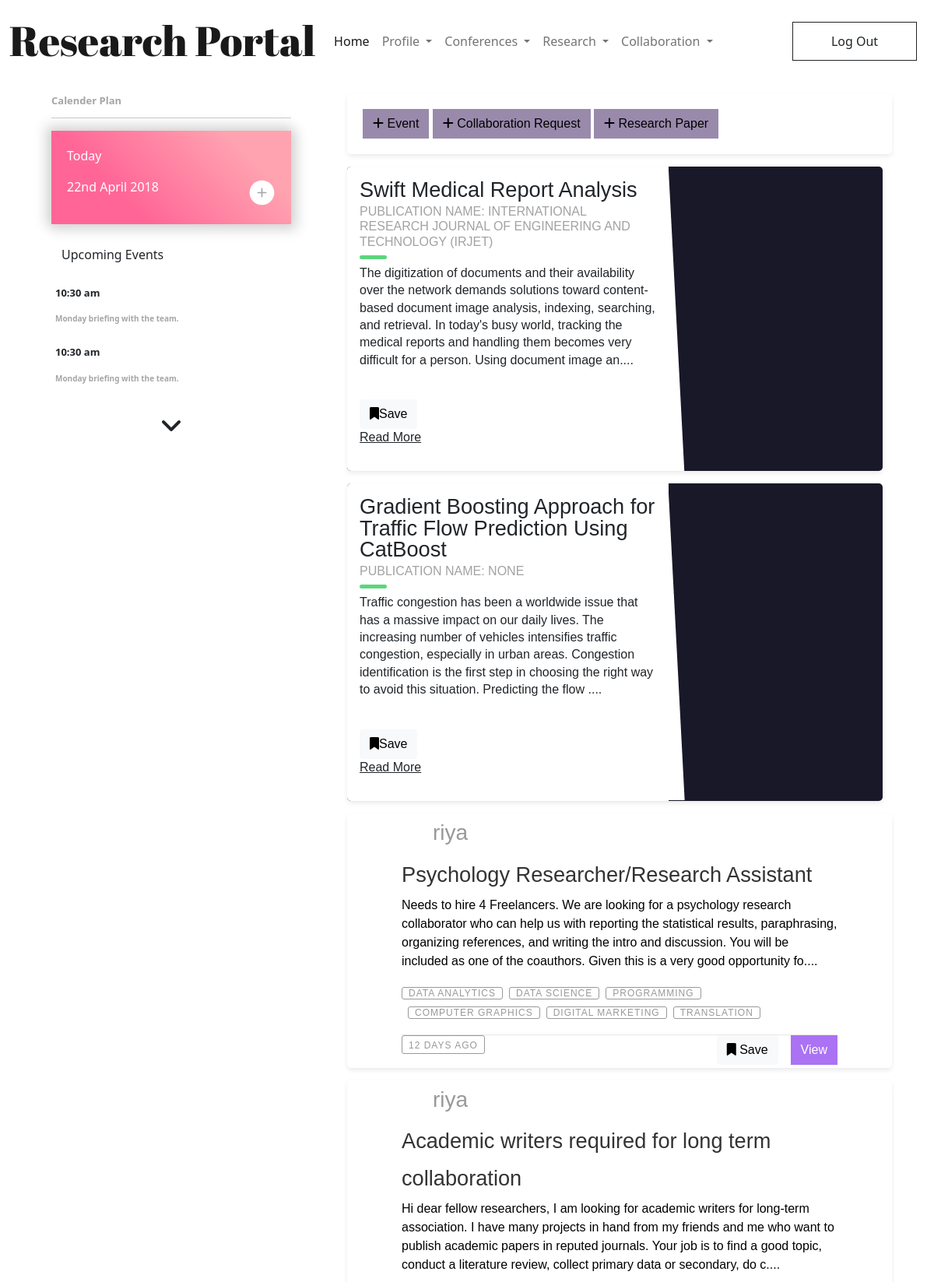
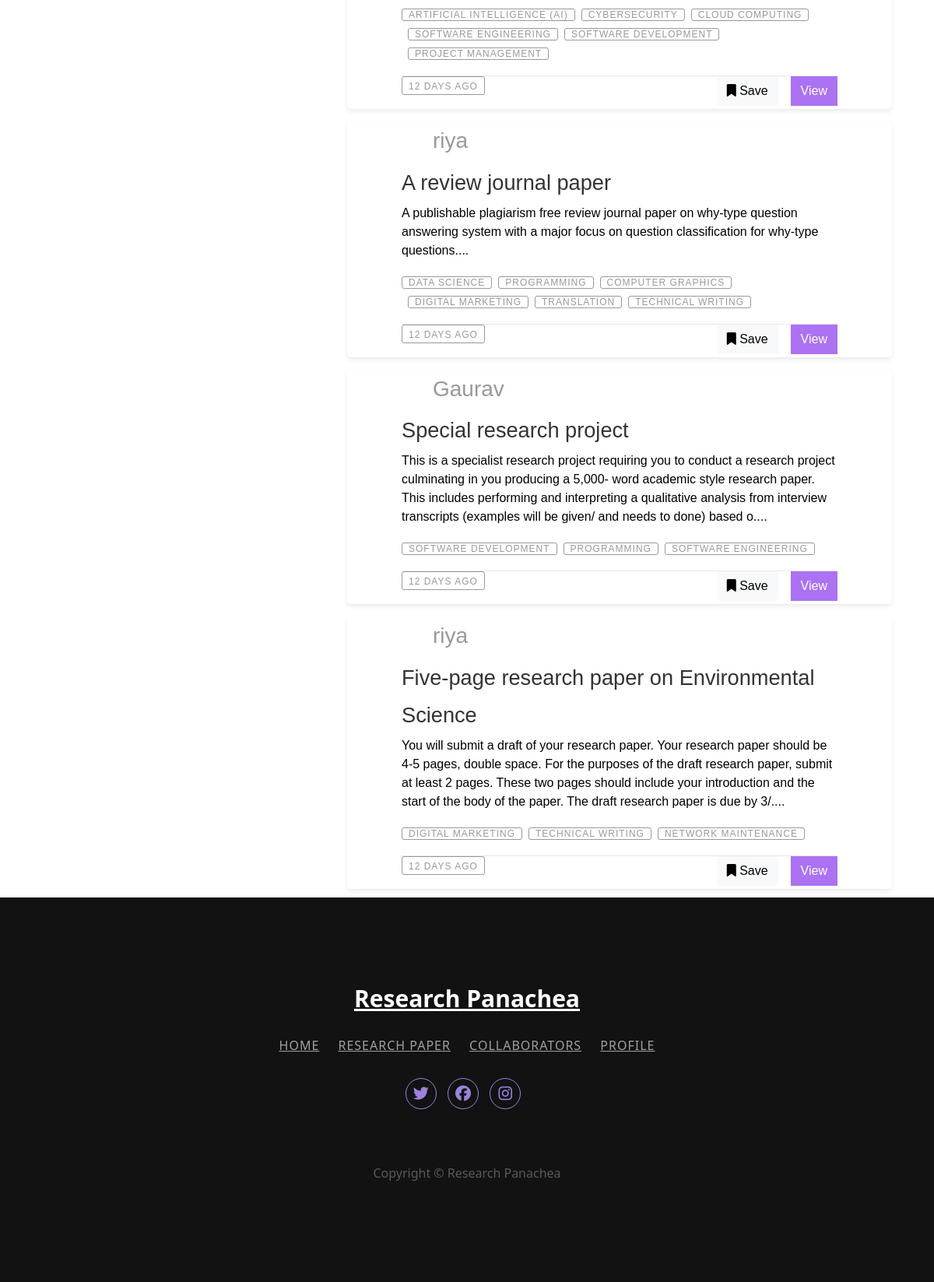
Page /feed/ (signed in) on the committed database (2 pictures, top to bottom).
### users/models.py (models this page shows)
class ResearchPapers(models.Model):
    title = models.CharField(max_length=500)
    abstract = models.TextField()
    collab_ids = models.CharField(max_length=500, null=True)
    conference_name = models.CharField(max_length=200,null=True)
    journal_name = models.CharField(max_length=200,null=True)
    domain = models.CharField(max_length=200, null=True)
    keywords = models.TextField(null=True)
    doi = models.CharField(max_length=300,null=True)
    media = models.FileField(upload_to = 'users_media/research_papers',null=True)
    published_date = models.DateTimeField(null=True)
    created_at = models.DateTimeField(auto_now_add=True)

### collaboration/models.py (models this page shows)
class CollaborationRequests(models.Model):
    user = models.IntegerField(null=True)#pk of Users
    title = models.CharField(max_length=500)
    description = models.TextField()
    domain = models.CharField(max_length=500, null=True)
    skills = models.CharField(max_length=500, null=True)
    pref_workplace = models.CharField(max_length=500, null=True)
    state = models.CharField(max_length=500, null=True)
    country = models.CharField(max_length=500, null=True)
    deadline = models.DateField(null=True)
    organisation = models.CharField(max_length=500, null=True)
    media = models.FileField(upload_to='users_media/collabfiles', null=True)
    duration = models.CharField(max_length=500, null=True)
    work_type = models.CharField(max_length=500, null=True) #Part time or Full time
    created_at = models.DateTimeField(auto_now_add=True)

### users/views.py (the view)
# urls.py: path('feed/',views.dashboardfeed, name = 'feed'),
def dashboardfeed(request):
    if 'username' in request.session:
        cuser = Users.objects.filter(username = request.session['username'])[0]
        if request.method == 'GET':
            papers = ResearchPapers.objects.all().order_by("created_at")
            conferences = Conference.objects.all()
            collabs = CollaborationRequests.objects.all().order_by("created_at")
            usernames = []
            skills = []
            for r in papers:
                r.abstract = r.abstract[:300]+"...."
            for c in collabs:
                c.description = c.description[:300]+"...."
                user = Users.objects.filter(id = c.user)[0]
                skills.append(c.skills.split(';'))
                usernames.append(user.username)
            context = {
                'papers':papers,
                'conferences':conferences,
                'collabs':collabs,
                'usernames':usernames,
                'skills':skills,
                'cuser':cuser
            }
            return render(request,'feed.html',context)
    else:
        return render(request, '404.html')

### collaboration/templatetags/index.py (called while the page is built)
@register.filter
def index(indexable, i):
    return indexable[i]

### templates/feed.html (shortened to what this page needs)
{% load static %}
{% load index %}
<!DOCTYPE html>
<html lang="en">
<head>
    <link href="https://cdn.jsdelivr.net/npm/bootstrap@5.0.2/dist/css/bootstrap.min.css" rel="stylesheet">
    <link rel="stylesheet" type="text/css" href="{% static 'css/feed.css' %}">
</head>
<body>
    <nav id="mynav" class="navbar fixed-top navbar-expand-lg navbar-light ">
        <div class="container-fluid">
            <a class="navbar-brand" href="#">Research Portal</a>
            <div class="collapse navbar-collapse" id="navbarSupportedContent">
            <ul class="navbar-nav me-auto mb-2 mb-lg-0">
                <li class="nav-item">
                <a class="nav-link active" aria-current="page" href='/'>Home</a>
                </li>
                <li class="nav-item dropdown">
                <a class="nav-link dropdown-toggle" href="#" id="navbarDropdown" role="button" data-bs-toggle="dropdown" aria-expanded="false">
                    Profile
                </a>
                </li>
                <li class="nav-item dropdown">
                <a class="nav-link dropdown-toggle" href="#" id="navbarDropdown" role="button" data-bs-toggle="dropdown" aria-expanded="false">
                    Conferences
                </a>
                </li>
                <li class="nav-item dropdown">
                <a class="nav-link dropdown-toggle" href="#" id="navbarDropdown" role="button" data-bs-toggle="dropdown" aria-expanded="false">
                    Research
                </a>
                </li>
                <li class="nav-item dropdown">
                    <a class="nav-link dropdown-toggle" href="#" id="navbarDropdown" role="button" data-bs-toggle="dropdown" aria-expanded="false">
                        Collaboration
                    </a>
                </li>
            </ul>
            <form class="d-flex" action="/logout/" method="POST">
              <button type="submit" class="btn btn-outline-dark navbar-btn">Log Out</button>
            </form>
            </div>
        </div>
        </nav>
        <div class="container" style="margin-top: 80px;">
            <div class="row">
                <div class="col-md-4">
                    <div class="container" style="background-color: #ffffff;">
                        <p>
                            <br>
                        </p>
                <section class="calender-plan">
                    <p class="title">Calender Plan</p>
                    <div class="calender-card">
                    <p>Today</p>
                    <div>
                        <p>22nd April 2018</p>
                    </div>
                    </div>
                </section>
                <section class="upcoming-events">
                    <p class="title"><button class="btn event-btn">Upcoming Events</button></p>
                    <div class="event-tabs show-div">
                        <div class="tab">
                            <p class="event-time">10:30 am</p>
                            <p class="event-detail">Monday briefing with the team.</p>
                        </div>
                        <div class="tab">
                            <p class="event-time">10:30 am</p>
                            <p class="event-detail">Monday briefing with the team.</p>
                        </div>
                    </div>
                    <p style="text-align: center;">
                    <button class="btn " type="button" data-bs-toggle="collapse" data-bs-target="#collapseExample" aria-expanded="false" aria-controls="collapseExample" style="font-size: 32px;">
                        <i class="fa fa-angle-down"></i>
                    </button>
                      </p>
                </section>
                </div>
        </div>
        <div class="col-md-8">
            <div class='container rp-container'>
                <p>
                    <br>
                </p>
                <div class="tabset">
                  <div class="tab-panels">
                              <section id="marzen" class="tab-panel">
                                <div class="blog-container">
                                    <div class="write-post-container ">
                                    <div class="add-post-links">
                                        <form method="GET">
                                        <a href="#">
                                        <button type="submit" class=" btn btn-add" data-bs-toggle="modal" formaction="/addevent/"><i class="fa fa-plus"></i> Event</button>
                                        <a href="#"><button type="submit" formaction="/collaboration/postcollab/" class=" btn btn-add" data-bs-toggle="modal"><i class="fa fa-plus"></i> Collaboration Request</button>
                                        <a href="#"><button type="submit" formaction="/addrspaper/" class=" btn btn-add" data-bs-toggle="modal"><i class="fa fa-plus"></i> Research Paper</button>
                                        </form>
                                    </div>
                                    </div>
                                </div>
                              </section>
                      </div>
                  </div>
                  </div>
            <div class='container rp-container'>
              <div class="tabset">
                <div class="tab-panels">
                            <section id="marzen" class="tab-panel">
                        {% for p in papers %}
                        <div class="blog-card alt">
                            <div class="meta">
                            <div class="photo" ></div>
                            <ul class="details">
                            <li class="author"><a href="#">Collaborator Name</a></li>
                            <li class="date">July. 15, 2015</li>
                            <li class="tags">
                                <ul>
                                <li><a href="#">Domain: {{p.domain}}</a></li>
                                </ul>
                            </li>
                            </ul>
                            </div>
                            <div class="description">
                                <h1>{{p.title}}
                        </h1>
                        <h2>Publication Name: {{p.journal_name}}</h2>
                                <p>{{p.abstract}}
                        </p>
                        <p class="read-more">
                        <a href="#" style="padding-right: 10px;">
                        <form method="POST">
                            <button type="button" class=" btn btn-light" data-bs-toggle="modal"><i class="fa fa-bookmark"></i>Save</button>
                        </form>
                        <a href="">Read More</a>
                        </p>
                        </div>
                        </div>
                        {% endfor %}
                        </section>
                    </div>
                </div>
                </div>
                <div class='container rp-container'>
                    <div class="tabset">
                      <div class="tab-panels">
                                  <section id="marzen" class="tab-panel">
                                    {% for c in collabs %}
                                    <div class="blog-container ">
                                        <div class="blog-header">
                                            <div class="blog-author--no-cover">
                                                <h3>{{ usernames|index:forloop.counter0 }}</h3>
                                            </div>
                                        </div>
                                        <div class="blog-body">
                                            <div class="blog-title">
                                            <h1><a href="#">{{c.title}}</a></h1>
                                            </div>
                                            <div class="blog-summary">
                                            <p>{{c.description}}</p>
                                            </div>
                                            <div class="blog-tags">
                                            <ul>
                                                {% for skill in skills|index:forloop.counter0 %}
                                                <li><a href="#">{{skill}}</a></li>
                                                {% endfor %}
                                            </ul>
                                            </div>
                                        </div>
                                        <div class="blog-footer">
                                            <ul>
                                            <li class="published-date">12 days ago</li>
                                            <li class="comments"><a href="#"><button type="button" class=" btn  btn-light" data-bs-toggle="modal"><i class="fa fa-bookmark"></i> Save</button></li>
                                            <li class="shares">
                                            <form method="GET" action="/collaboration/viewcollab/">
                                                <button type="button" class=" btn btn-con" data-bs-toggle="modal" data-bs-target="#exampleModal">View</button>
                                            </form>
                                            </li>
                                            </ul>
                                        </div>
                                        </div>
                                        {% endfor %}
                                  </section>
                          </div>
                      </div>
                      </div>
            </div>
        </div>
    </div>
<footer class="footer-07">
    <div class="container">
        <div class="row justify-content-center">
            <div class="col-md-12 text-center">
                <h2 class="footer-heading"><a href="#" class="logo">Research Panachea</a></h2>
                <p class="menu">
                  <a href="/">Home</a>
                  <a href="#">Research Paper</a>
                  <a href="/collaboration/viewcollabs">Collaborators</a>
                  <a href="#">Profile</a>
                </p>
                <ul class="ftco-footer-social p-0">
      <li class="ftco-animate"><a href="#" data-toggle="tooltip" data-placement="top" title="Twitter"><span class="fab fa-twitter"></span></a></li>
      <li class="ftco-animate"><a href="#" data-toggle="tooltip" data-placement="top" title="Facebook"><span class="ion-logo-facebook"><i class="fab fa-facebook"></i></span></a></li>
      <li class="ftco-animate"><a href="#" data-toggle="tooltip" data-placement="top" title="Instagram"><span class="fab fa-instagram"></span></a></li>
    </ul>
            </div>
        </div>
        <div class="row mt-5">
            <div class="col-md-12 text-center">
                <p class="copyright">
                  Copyright &copy; Research Panachea
              </p>
            </div>
        </div>
    </div>
</footer>
</body>
</html>

### rows in the picture
ResearchPapers: title "Swift Medical Report Analysis", journal_name "INTERNATIONAL RESEARCH JOURNAL OF ENGINEERING AND TECHNOLOGY (IRJET)", abstract "The digitization of documents and their availability over the network demands solutions toward content-based document image analysis, indexing, searching, and retrieval. In today's busy world, tracking the medical reports and handling them becomes very difficult for a person. Using document image an...."
ResearchPapers: title "Gradient Boosting Approach for Traffic Flow Prediction Using CatBoost", journal_name "NONE", abstract "Traffic congestion has been a worldwide issue that has a massive impact on our daily lives. The increasing number of vehicles intensifies traffic congestion, especially in urban areas. Congestion identification is the first step in choosing the right way to avoid this situation. Predicting the flow ...."
CollaborationRequests: counter0 "riya", title "Psychology Researcher/Research Assistant", description "Needs to hire 4 Freelancers. We are looking for a psychology research collaborator who can help us with reporting the statistical results, paraphrasing, organizing references, and writing the intro and discussion. You will be included as one of the coauthors. Given this is a very good opportunity fo....", skills "DATA ANALYTICS" "DATA SCIENCE" "PROGRAMMING" "COMPUTER GRAPHICS" "DIGITAL MARKETING" "TRANSLATION"
CollaborationRequests: counter0 "riya", title "Academic writers required for long term collaboration", description "Hi dear fellow researchers, I am looking for academic writers for long-term association. I have many projects in hand from my friends and me who want to publish academic papers in reputed journals. Your job is to find a good topic, conduct a literature review, collect primary data or secondary, do c....", skills "ARTIFICIAL INTELLIGENCE (AI)" "CYBERSECURITY" "CLOUD COMPUTING" "SOFTWARE ENGINEERING" "SOFTWARE DEVELOPMENT" "PROJECT MANAGEMENT"
CollaborationRequests: counter0 "riya", title "A review journal paper", description "A publishable plagiarism free review journal paper on why-type question answering system with a major focus on question classification for why-type questions....", skills "DATA SCIENCE" "PROGRAMMING" "COMPUTER GRAPHICS" "DIGITAL MARKETING" "TRANSLATION" "TECHNICAL WRITING"
CollaborationRequests: counter0 "Gaurav", title "Special research project", description "This is a specialist research project requiring you to conduct a research project culminating in you producing a 5,000- word academic style research paper. This includes performing and interpreting a qualitative analysis from interview transcripts (examples will be given/ and needs to done) based o....", skills "SOFTWARE DEVELOPMENT" "PROGRAMMING" "SOFTWARE ENGINEERING"
CollaborationRequests: counter0 "riya", title "Five-page research paper on Environmental Science", description "You will submit a draft of your research paper. Your research paper should be 4-5 pages, double space. For the purposes of the draft research paper, submit at least 2 pages. These two pages should include your introduction and the start of the body of the paper. The draft research paper is due by 3/....", skills "DIGITAL MARKETING" "TECHNICAL WRITING" "NETWORK MAINTENANCE"
